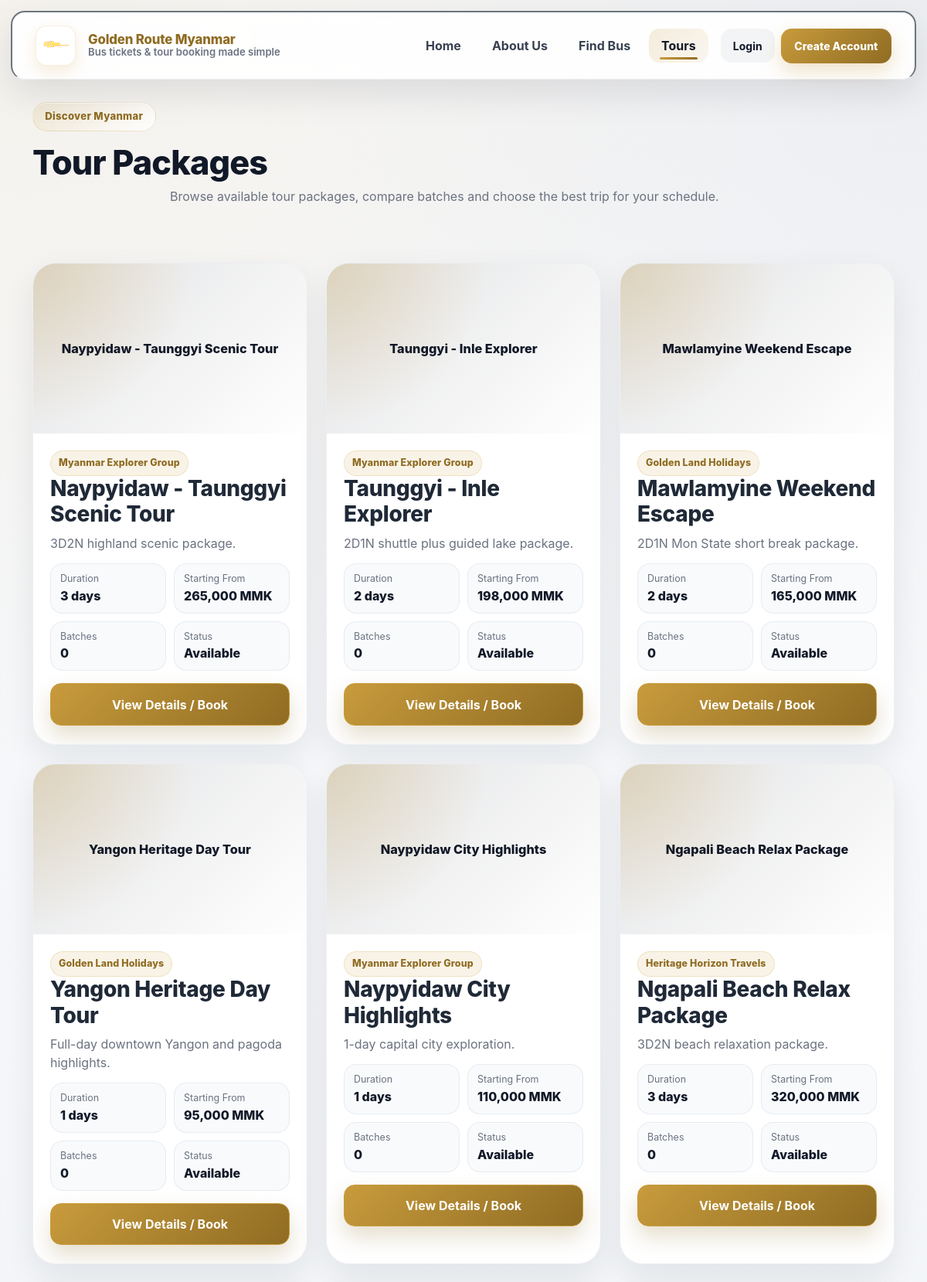
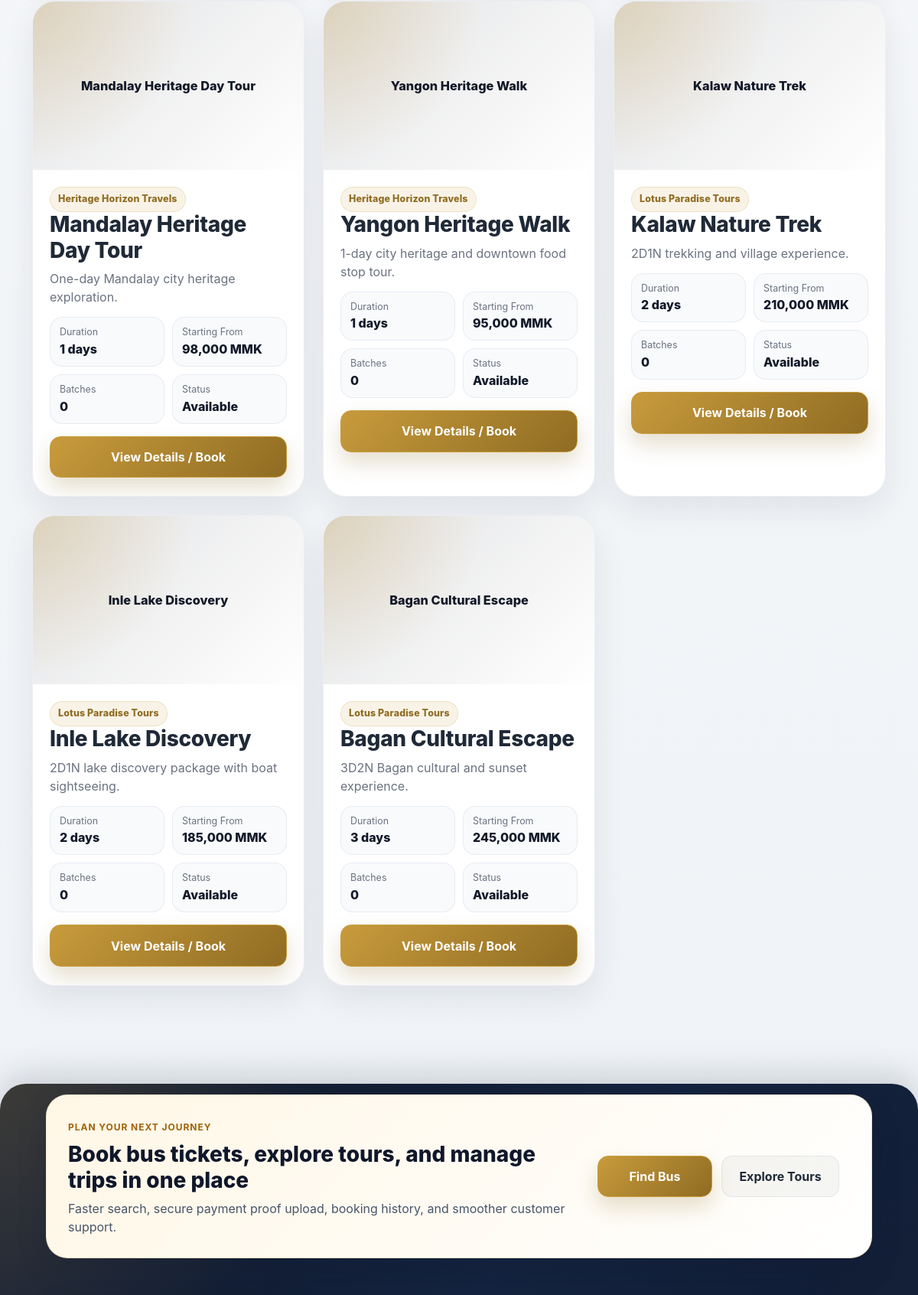
The app's page /tours.php (upper part) with its own data (2 pictures, top to bottom).
### tables this page shows
CREATE TABLE `tour_packages` (
  `id` bigint(20) UNSIGNED NOT NULL,
  `company_id` bigint(20) UNSIGNED NOT NULL,
  `title` varchar(180) NOT NULL,
  `description` text DEFAULT NULL,
  `price` decimal(12,2) NOT NULL DEFAULT 0.00,
  `duration_days` int(10) UNSIGNED NOT NULL DEFAULT 1,
  `hotel_info` text DEFAULT NULL,
  `transport_info` text DEFAULT NULL,
  `route_info` text DEFAULT NULL,
  `itinerary` longtext DEFAULT NULL,
  `included_services` longtext DEFAULT NULL,
  `excluded_services` longtext DEFAULT NULL,
  `cover_image` varchar(255) DEFAULT NULL,
  `status` enum('draft','active','inactive') NOT NULL DEFAULT 'draft',
  `created_at` timestamp NOT NULL DEFAULT current_timestamp(),
  `updated_at` timestamp NOT NULL DEFAULT current_timestamp() ON UPDATE current_timestamp()
);

CREATE TABLE `companies` (
  `id` bigint(20) UNSIGNED NOT NULL,
  `name` varchar(150) NOT NULL,
  `company_type` enum('bus_company','tour_operator','both') NOT NULL DEFAULT 'bus_company',
  `license` varchar(100) DEFAULT NULL,
  `phone` varchar(30) DEFAULT NULL,
  `email` varchar(150) DEFAULT NULL,
  `address` varchar(255) DEFAULT NULL,
  `description` text DEFAULT NULL,
  `logo` varchar(255) DEFAULT NULL,
  `status` enum('pending','approved','rejected','suspended') NOT NULL DEFAULT 'pending',
  `approved_at` datetime DEFAULT NULL,
  `created_at` timestamp NOT NULL DEFAULT current_timestamp(),
  `updated_at` timestamp NOT NULL DEFAULT current_timestamp() ON UPDATE current_timestamp()
);

### includes/tour_booking_helper.php (called while the page is built, shortened)
<?php
function tour_booking_table_column_exists(mysqli $conn, string $table, string $column): bool
{
    $sql = "
        SELECT 1
        FROM information_schema.COLUMNS
        WHERE TABLE_SCHEMA = DATABASE()
          AND TABLE_NAME = ?
          AND COLUMN_NAME = ?
        LIMIT 1
    ";
    $stmt = $conn->prepare($sql);
    $stmt->bind_param('ss', $table, $column);
    $stmt->execute();
    $result = $stmt->get_result();
    $exists = $result && $result->num_rows > 0;
    return $exists;
}
function tour_booking_get_batch_package_column(mysqli $conn): string
{
    if (tour_booking_table_column_exists($conn, 'tour_batches', 'tour_package_id')) {
        return 'tour_package_id';
    }
    return 'tour_package_id';
}
function fetch_public_tour_packages(mysqli $conn): array
{
    $packageColumn = tour_booking_get_batch_package_column($conn);
    $sql = "
        SELECT
            tp.*,
            c.name AS company_name,
            (
                SELECT COUNT(*)
                FROM tour_batches tb
                WHERE tb.{$packageColumn} = tp.id
                  AND tb.status IN ('open', 'full', 'active')
                  AND tb.end_date >= CURDATE()
            ) AS total_batches,
            (
                SELECT MIN(tb.price)
                FROM tour_batches tb
                WHERE tb.{$packageColumn} = tp.id
                  AND tb.status IN ('open', 'full', 'active')
                  AND tb.end_date >= CURDATE()
            ) AS min_batch_price
        FROM tour_packages tp
        INNER JOIN companies c ON c.id = tp.company_id
        WHERE tp.status = 'active'
          AND c.status = 'approved'
          AND c.company_type IN ('tour_operator', 'both')
        ORDER BY tp.id DESC
    ";
    $stmt = $conn->prepare($sql);
    $stmt->execute();
    $result = $stmt->get_result();
    $rows = [];
    while ($row = $result->fetch_assoc()) {
        $rows[] = $row;
    }
    return $rows;
}
?>

### includes/auth.php (called while the page is built, shortened)
<?php
function e($value)
{
    return htmlspecialchars((string)$value, ENT_QUOTES, 'UTF-8');
}

### tours.php (the view, shortened to what this page needs)
<?php
require_once __DIR__ . '/includes/auth.php';
require_once __DIR__ . '/includes/db.php';
require_once __DIR__ . '/includes/tour_booking_helper.php';
if (!function_exists('mbtb_excerpt')) {
    function mbtb_excerpt(string $text, int $limit = 120): string
    {
        $text = trim(strip_tags($text));
        if (function_exists('mb_strimwidth')) {
            return mb_strimwidth($text, 0, $limit, '...');
        }
        return strlen($text) > $limit ? substr($text, 0, $limit) . '...' : $text;
    }
}
$conn = getDBConnection();
$packages = [];
try {
    $packages = fetch_public_tour_packages($conn);
} catch (Throwable $e) {
    die('Tour load error: ' . $e->getMessage());
}
require_once __DIR__ . '/includes/header.php';
?>
<section class="page-hero page-hero-sm">
    <div class="container">
        <div class="page-hero-content">
            <span class="section-kicker">Discover Myanmar</span>
            <h1 class="page-title">Tour Packages</h1>
            <p class="page-subtitle">
                Browse available tour packages, compare batches and choose the best trip for your schedule.
            </p>
        </div>
    </div>
</section>
<div class="container py-5">
    <?php if (empty($packages)): ?>
        <div class="empty-state-card">
            <h3>No active tour packages yet</h3>
            <p>Please check again later after tour packages are published.</p>
        </div>
    <?php else: ?>
        <div class="row g-4">
            <?php foreach ($packages as $package): ?>
                <div class="col-md-6 col-xl-4">
                    <div class="tour-card h-100">
                        <div class="tour-card-media">
                            <?php if (!empty($package['cover_image'])): ?>
                                <img
                                    src="<?php echo BASE_URL . ltrim((string)$package['cover_image'], '/'); ?>"
                                    alt="<?php echo e($package['title']); ?>"
                                    class="tour-card-image"
                                >
                            <?php else: ?>
                                <div class="tour-card-image tour-card-placeholder">
                                    <span><?php echo e($package['title']); ?></span>
                                </div>
                            <?php endif; ?>
                        </div>
                        <div class="tour-card-body">
                            <div class="tour-card-top">
                                <span class="soft-badge"><?php echo e($package['company_name'] ?? 'Tour Company'); ?></span>
                                <h3 class="tour-card-title"><?php echo e($package['title'] ?? 'Untitled Package'); ?></h3>
                                <p class="tour-card-text">
                                    <?php echo e(mbtb_excerpt((string)($package['description'] ?? ''), 120)); ?>
                                </p>
                            </div>
                            <div class="tour-meta-grid">
                                <div class="tour-meta-item">
                                    <span class="meta-label">Duration</span>
                                    <strong><?php echo (int)($package['duration_days'] ?? 0); ?> days</strong>
                                </div>
                                <div class="tour-meta-item">
                                    <span class="meta-label">Starting From</span>
                                    <strong>
                                        <?php
                                        $displayPrice = isset($package['min_batch_price']) && $package['min_batch_price'] !== null
                                            ? (float)$package['min_batch_price']
                                            : (float)($package['price'] ?? 0);
                                        echo number_format($displayPrice, 0);
                                        ?> MMK
                                    </strong>
                                </div>
                                <div class="tour-meta-item">
                                    <span class="meta-label">Batches</span>
                                    <strong><?php echo (int)($package['total_batches'] ?? 0); ?></strong>
                                </div>
                                <div class="tour-meta-item">
                                    <span class="meta-label">Status</span>
                                    <strong>Available</strong>
                                </div>
                            </div>
                            <a href="<?php echo BASE_URL; ?>tour_package.php?package_id=<?php echo (int)($package['id'] ?? 0); ?>" class="btn btn-brand w-100 mt-3">
                                View Details / Book
                            </a>
                        </div>
                    </div>
                </div>
            <?php endforeach; ?>
        </div>
    <?php endif; ?>
</div>
<?php require_once __DIR__ . '/includes/footer.php'; ?>

### assets/css/style.css (style rules this page uses)
:root { --bg-main: #f4f5f7; --bg-soft: #eef1f4; --panel: rgba(255, 255, 255, 0.96); --panel-2: #ffffff; --panel-3: #f8fafc; --text-main: #1f2937; --text-soft: #6b7280; --text-fade: #94a3b8; --border-soft: rgba(148, 163, 184, 0.18); --gold-main: #c89b3c; --gold-dark: #8f6c23; --gold-light: #e7c977; --gold-soft: rgba(200, 155, 60, 0.10); --dark-1: #111827; --dark-2: #1f2937; --dark-3: #374151; --shadow-sm: 0 8px 24px rgba(15, 23, 42, 0.05); --shadow-md: 0 16px 40px rgba(15, 23, 42, 0.08); --shadow-lg: 0 24px 60px rgba(15, 23, 42, 0.12); --radius-sm: 14px; --radius-md: 18px; --radius-lg: 24px; --radius-xl: 30px; --transition: all 0.28s ease; }
* { box-sizing: border-box; }
html { scroll-behavior: smooth; }
body { margin: 0; background: radial-gradient(circle at top left, rgba(200, 155, 60, 0.08), transparent 24%), radial-gradient(circle at top right, rgba(17, 24, 39, 0.05), transparent 22%), linear-gradient(180deg, #f8f9fb 0%, #edf1f5 100%); color: var(--text-main); font-family: "Inter", "Segoe UI", Arial, sans-serif; min-height: 100vh; }
a { text-decoration: none; transition: var(--transition); }
.text-muted, .hero-text, .page-subtitle, .hero-note, .info-card p, .power-feature-card p, .footer-links a, .footer-links li { color: var(--text-soft) !important; }
.btn { border-radius: 14px; font-weight: 700; transition: var(--transition); box-shadow: none; }
.btn-brand { background: linear-gradient(135deg, var(--gold-main), var(--gold-dark)); border: 1px solid var(--gold-main); color: #fff; padding: 0.9rem 1.4rem; box-shadow: 0 14px 28px rgba(143, 108, 35, 0.22); }
.section-kicker { display: inline-flex; align-items: center; gap: 8px; padding: 0.5rem 0.95rem; border-radius: 999px; background: linear-gradient(135deg, rgba(200, 155, 60, 0.14), rgba(255, 255, 255, 0.9)); color: var(--gold-dark); border: 1px solid rgba(200, 155, 60, 0.20); font-size: 0.82rem; font-weight: 800; letter-spacing: 0.3px; margin-bottom: 1rem; box-shadow: inset 0 1px 0 rgba(255,255,255,0.7); }
.hero-title, .page-title { color: var(--dark-1); font-weight: 800; line-height: 1.12; }
.page-title { font-size: clamp(1.8rem, 4vw, 2.7rem); letter-spacing: -0.02em; }
.page-subtitle { max-width: 760px; font-size: 1rem; margin: 0 auto; }
:root { --bs-primary: var(--gold-main); --bs-primary-rgb: 200,155,60; --bs-link-color: var(--gold-dark); --bs-link-hover-color: var(--gold-main); --bs-border-radius: 14px; --bs-border-radius-sm: 12px; --bs-border-radius-lg: 18px; --bs-border-radius-xl: 24px; }
.page-hero { padding: 34px 0 12px; }
.page-hero-sm { padding: 20px 0 10px; }
.page-hero-content { margin-bottom: 16px; }
.tour-card { background: var(--panel); border: 1px solid var(--border-soft); border-radius: var(--radius-xl); overflow:hidden; box-shadow: var(--shadow-md); transition: var(--transition); }
.tour-card-media { height: 220px; position: relative; overflow:hidden; }
.tour-card-image { width:100%; height:100%; object-fit: cover; transform: scale(1.02); transition: transform 0.5s ease; }
.tour-card-placeholder { display:flex; align-items:center; justify-content:center; text-align:center; padding: 24px; background: radial-gradient(circle at top left, rgba(200,155,60,0.25), transparent 50%), linear-gradient(135deg, rgba(17,24,39,0.12), rgba(255,255,255,0.35)); color: var(--dark-1); font-weight: 850; }
.tour-card-body { padding: 22px 22px 24px; }
.tour-card-title { font-weight: 850; letter-spacing: -0.01em; margin: 0 0 8px; }
.tour-card-text { color: var(--text-soft); margin: 0; }
.tour-meta-grid { display:grid; grid-template-columns: repeat(2, minmax(0, 1fr)); gap: 10px; margin-top: 14px; }
.tour-meta-item { background: var(--panel-3); border: 1px solid rgba(148,163,184,0.16); border-radius: 16px; padding: 10px 12px; }
.tour-meta-item span { display:block; font-size: 0.78rem; color: var(--text-soft); }
.tour-meta-item strong { display:block; font-weight: 850; color: var(--dark-1); }
.soft-badge { display:inline-flex; align-items:center; padding: 6px 10px; border-radius: 999px; font-size: .78rem; font-weight: 800; letter-spacing: .01em; background: rgba(200,155,60,0.12); border: 1px solid rgba(200,155,60,0.22); color: var(--gold-dark); }
body { padding-top: 112px; }

### records on screen
tour_packages: title "Naypyidaw - Taunggyi Scenic Tour", company.name "Myanmar Explorer Group", description "3D2N highland scenic package.", duration_days "3", displayPrice "265,000", total_batches "0"
tour_packages: title "Taunggyi - Inle Explorer", company.name "Myanmar Explorer Group", description "2D1N shuttle plus guided lake package.", duration_days "2", displayPrice "198,000", total_batches "0"
tour_packages: title "Mawlamyine Weekend Escape", company.name "Golden Land Holidays", description "2D1N Mon State short break package.", duration_days "2", displayPrice "165,000", total_batches "0"
tour_packages: title "Yangon Heritage Day Tour", company.name "Golden Land Holidays", description "Full-day downtown Yangon and pagoda highlights.", duration_days "1", displayPrice "95,000", total_batches "0"
tour_packages: title "Naypyidaw City Highlights", company.name "Myanmar Explorer Group", description "1-day capital city exploration.", duration_days "1", displayPrice "110,000", total_batches "0"
tour_packages: title "Ngapali Beach Relax Package", company.name "Heritage Horizon Travels", description "3D2N beach relaxation package.", duration_days "3", displayPrice "320,000", total_batches "0"
tour_packages: title "Mandalay Heritage Day Tour", company.name "Heritage Horizon Travels", description "One-day Mandalay city heritage exploration.", duration_days "1", displayPrice "98,000", total_batches "0"
tour_packages: title "Yangon Heritage Walk", company.name "Heritage Horizon Travels", description "1-day city heritage and downtown food stop tour.", duration_days "1", displayPrice "95,000", total_batches "0"
tour_packages: title "Kalaw Nature Trek", company.name "Lotus Paradise Tours", description "2D1N trekking and village experience.", duration_days "2", displayPrice "210,000", total_batches "0"
tour_packages: title "Inle Lake Discovery", company.name "Lotus Paradise Tours", description "2D1N lake discovery package with boat sightseeing.", duration_days "2", displayPrice "185,000", total_batches "0"
tour_packages: title "Bagan Cultural Escape", company.name "Lotus Paradise Tours", description "3D2N Bagan cultural and sunset experience.", duration_days "3", displayPrice "245,000", total_batches "0"

### other values on screen
$appTitle "Golden Route Myanmar"
